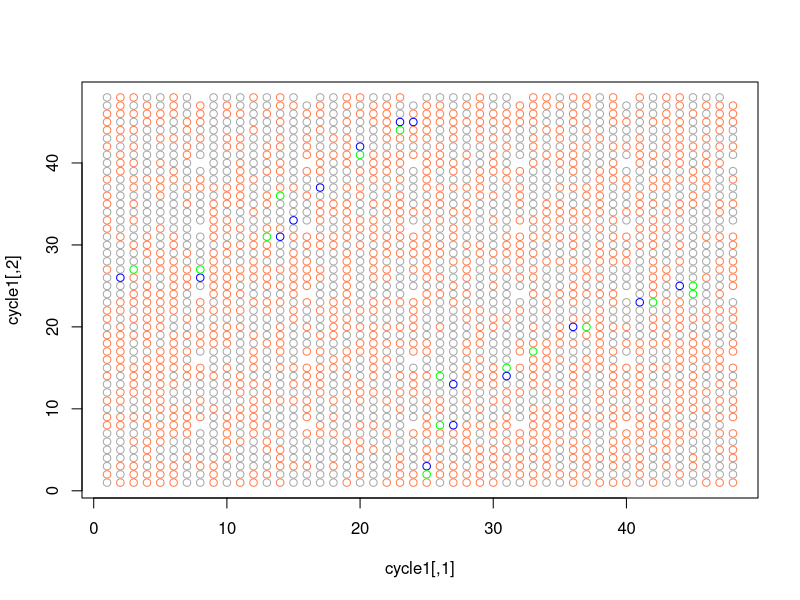

Here is the R script that generated this plot:
shuriken <- c(
                 1, 1, 2, 3, 5, 1, 6, 0, 
                 5, 5, 3, 1, 4, 5, 2, 0, 
                 4, 4, 1, 5, 6, 4, 3, 0, 
                 6, 6, 5, 4, 2, 6, 1, 0, 
                 2, 2, 4, 6, 3, 2, 5, 0, 
                 3, 3, 6, 2, 1, 3, 4, 0
)

next_pair <- function(v) {
  a_new <- (v[1] + shuriken[v[2]] - 1) %% 48 + 1
  b_new <- (v[2] + shuriken[a_new] - 1) %% 48 + 1
  return(c(a_new, b_new))
}

compute_iterates <- function(v, n_its) {
  iterates <- matrix(0, n_its, 2)
  for (i in 1:n_its) {
    iterates[i, ] <- v
    v <- next_pair(v)
  }
  print(dim(unique(iterates))[1])
  iterates[1:dim(unique(iterates))[1],]
}

cycle1 <- compute_iterates(c(1,1), 2000)
cycle2 <- compute_iterates(c(1,2), 2000)
cycle3 <- compute_iterates(c(2,26), 2000)
cycle4 <- compute_iterates(c(3,27), 2000)

plot(cycle1, col = 'gray66')
points(cycle2, col='coral')
points(cycle3, col='blue')
points(cycle4, col='green')


t(cycle3)
#   2    8   14   15   17   20   23   24   25    27    27    31    36    41    44
#  26   26   31   33   37   42   45   45    3     8    13    14    20    23    25

t(cycle4)
#    3    8   13   14   20   23   25   26   26    31    33    37    42    45    45
#   27   27   31   36   41   44    2    8   14    15    17    20    23    24    25

